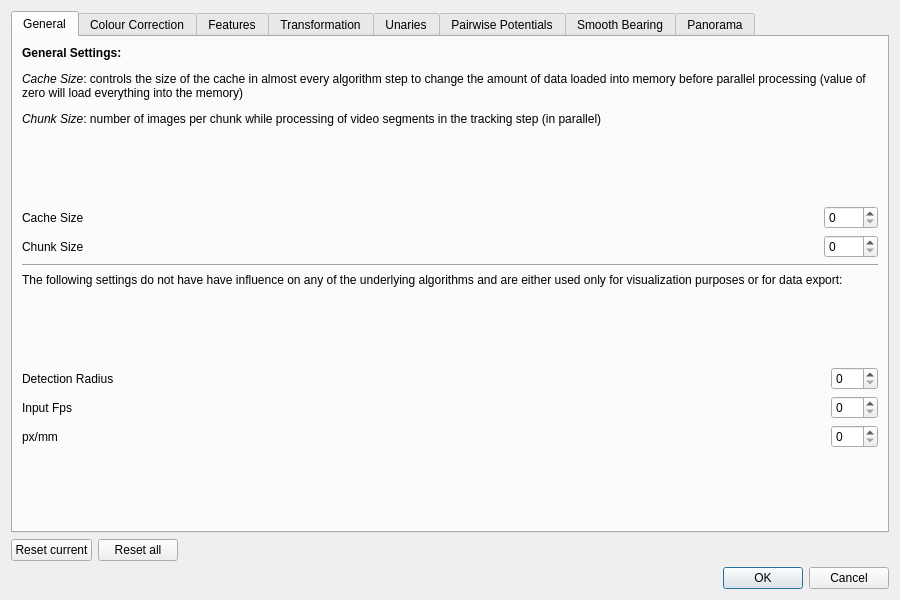
<?xml version="1.0" encoding="UTF-8"?>
<ui version="4.0">
 <class>PreferencesDialog</class>
 <widget class="QDialog" name="PreferencesDialog">
  <property name="geometry">
   <rect>
    <x>0</x>
    <y>0</y>
    <width>900</width>
    <height>600</height>
   </rect>
  </property>
  <property name="windowTitle">
   <string>Dialog</string>
  </property>
  <layout class="QVBoxLayout" name="verticalLayout">
   <item>
    <widget class="QTabWidget" name="tabWidget">
     <property name="tabShape">
      <enum>QTabWidget::Rounded</enum>
     </property>
     <property name="currentIndex">
      <number>0</number>
     </property>
     <widget class="QWidget" name="tabGeneral">
      <attribute name="title">
       <string>General</string>
      </attribute>
      <layout class="QVBoxLayout" name="verticalLayout_2">
       <item>
        <widget class="QLabel" name="label_12">
         <property name="text">
          <string>&lt;html&gt;&lt;head/&gt;&lt;body&gt;&lt;p&gt;&lt;span style=&quot; font-weight:600;&quot;&gt;General Settings:&lt;/span&gt;&lt;/p&gt;&lt;p&gt;&lt;span style=&quot; font-style:italic;&quot;&gt;Cache Size&lt;/span&gt;: controls the size of the cache in almost every algorithm step to change the amount of data loaded into memory before parallel processing (value of zero will load everything into the memory)&lt;/p&gt;&lt;p&gt;&lt;span style=&quot; font-style:italic;&quot;&gt;Chunk Size&lt;/span&gt;: number of images per chunk while processing of video segments in the tracking step (in parallel)&lt;/p&gt;&lt;/body&gt;&lt;/html&gt;</string>
         </property>
         <property name="textFormat">
          <enum>Qt::RichText</enum>
         </property>
         <property name="wordWrap">
          <bool>true</bool>
         </property>
        </widget>
       </item>
       <item>
        <spacer name="verticalSpacer_10">
         <property name="orientation">
          <enum>Qt::Vertical</enum>
         </property>
         <property name="sizeHint" stdset="0">
          <size>
           <width>20</width>
           <height>40</height>
          </size>
         </property>
        </spacer>
       </item>
       <item>
        <layout class="QGridLayout" name="gridLayout_5">
         <item row="0" column="0">
          <widget class="QLabel" name="label_20">
           <property name="text">
            <string>Cache Size</string>
           </property>
          </widget>
         </item>
         <item row="1" column="2">
          <widget class="QSpinBox" name="chunkSpin">
           <property name="maximum">
            <number>5000</number>
           </property>
           <property name="singleStep">
            <number>10</number>
           </property>
          </widget>
         </item>
         <item row="0" column="2">
          <widget class="QSpinBox" name="cacheSpin">
           <property name="maximum">
            <number>5000</number>
           </property>
           <property name="singleStep">
            <number>100</number>
           </property>
          </widget>
         </item>
         <item row="1" column="0">
          <widget class="QLabel" name="label_21">
           <property name="text">
            <string>Chunk Size</string>
           </property>
          </widget>
         </item>
         <item row="0" column="1">
          <spacer name="horizontalSpacer_4">
           <property name="orientation">
            <enum>Qt::Horizontal</enum>
           </property>
           <property name="sizeHint" stdset="0">
            <size>
             <width>40</width>
             <height>20</height>
            </size>
           </property>
          </spacer>
         </item>
        </layout>
       </item>
       <item>
        <widget class="Line" name="line">
         <property name="orientation">
          <enum>Qt::Horizontal</enum>
         </property>
        </widget>
       </item>
       <item>
        <widget class="QLabel" name="label_27">
         <property name="text">
          <string>The following settings do not have have influence on any of the underlying algorithms and are either used only for visualization purposes or for data export:</string>
         </property>
         <property name="wordWrap">
          <bool>true</bool>
         </property>
        </widget>
       </item>
       <item>
        <spacer name="verticalSpacer_15">
         <property name="orientation">
          <enum>Qt::Vertical</enum>
         </property>
         <property name="sizeHint" stdset="0">
          <size>
           <width>20</width>
           <height>40</height>
          </size>
         </property>
        </spacer>
       </item>
       <item>
        <layout class="QGridLayout" name="gridLayout_8">
         <property name="topMargin">
          <number>0</number>
         </property>
         <item row="0" column="1">
          <spacer name="horizontalSpacer_6">
           <property name="orientation">
            <enum>Qt::Horizontal</enum>
           </property>
           <property name="sizeHint" stdset="0">
            <size>
             <width>40</width>
             <height>20</height>
            </size>
           </property>
          </spacer>
         </item>
         <item row="1" column="0">
          <widget class="QLabel" name="label_28">
           <property name="text">
            <string>Input Fps</string>
           </property>
          </widget>
         </item>
         <item row="0" column="0">
          <widget class="QLabel" name="label_26">
           <property name="text">
            <string>Detection Radius</string>
           </property>
          </widget>
         </item>
         <item row="0" column="2">
          <widget class="QSpinBox" name="radiusSpin">
           <property name="maximum">
            <number>100</number>
           </property>
          </widget>
         </item>
         <item row="2" column="0">
          <widget class="QLabel" name="label_29">
           <property name="text">
            <string>px/mm</string>
           </property>
          </widget>
         </item>
         <item row="1" column="2">
          <widget class="QSpinBox" name="fpsSpin">
           <property name="maximum">
            <number>250</number>
           </property>
          </widget>
         </item>
         <item row="2" column="2">
          <widget class="QSpinBox" name="pxMmSpin"/>
         </item>
        </layout>
       </item>
       <item>
        <spacer name="verticalSpacer_9">
         <property name="orientation">
          <enum>Qt::Vertical</enum>
         </property>
         <property name="sizeHint" stdset="0">
          <size>
           <width>20</width>
           <height>40</height>
          </size>
         </property>
        </spacer>
       </item>
      </layout>
     </widget>
     <widget class="QWidget" name="tabColour">
      <attribute name="title">
       <string>Colour Correction</string>
      </attribute>
      <layout class="QGridLayout" name="gridLayout">
       <item row="2" column="0" colspan="2">
        <widget class="QCheckBox" name="enableColourCorrection">
         <property name="text">
          <string>Enable Colour Correction</string>
         </property>
        </widget>
       </item>
       <item row="1" column="0">
        <spacer name="verticalSpacer_2">
         <property name="orientation">
          <enum>Qt::Vertical</enum>
         </property>
         <property name="sizeHint" stdset="0">
          <size>
           <width>20</width>
           <height>40</height>
          </size>
         </property>
        </spacer>
       </item>
       <item row="5" column="3">
        <widget class="QLabel" name="label_18">
         <property name="text">
          <string>%</string>
         </property>
        </widget>
       </item>
       <item row="0" column="0" colspan="2">
        <widget class="QLabel" name="label_4">
         <property name="maximumSize">
          <size>
           <width>16777215</width>
           <height>16777215</height>
          </size>
         </property>
         <property name="text">
          <string>&lt;html&gt;&lt;head/&gt;&lt;body&gt;&lt;p&gt;&lt;span style=&quot; font-weight:600;&quot;&gt;Warning: This feature is not yet implemented and has no effect!&lt;/span&gt;&lt;/p&gt;&lt;p&gt;Set a fraction of the corresponding colour channels for a colour correction. This can be left untouched in most cases. &lt;/p&gt;&lt;/body&gt;&lt;/html&gt;</string>
         </property>
         <property name="wordWrap">
          <bool>true</bool>
         </property>
        </widget>
       </item>
       <item row="6" column="3">
        <widget class="QLabel" name="label_16">
         <property name="text">
          <string>%</string>
         </property>
        </widget>
       </item>
       <item row="6" column="1">
        <spacer name="horizontalSpacer">
         <property name="orientation">
          <enum>Qt::Horizontal</enum>
         </property>
         <property name="sizeHint" stdset="0">
          <size>
           <width>40</width>
           <height>20</height>
          </size>
         </property>
        </spacer>
       </item>
       <item row="4" column="2">
        <widget class="QSpinBox" name="redSpin">
         <property name="enabled">
          <bool>false</bool>
         </property>
         <property name="maximum">
          <number>200</number>
         </property>
         <property name="value">
          <number>0</number>
         </property>
        </widget>
       </item>
       <item row="5" column="0">
        <widget class="QLabel" name="label_2">
         <property name="text">
          <string>Green</string>
         </property>
        </widget>
       </item>
       <item row="9" column="0">
        <spacer name="verticalSpacer">
         <property name="orientation">
          <enum>Qt::Vertical</enum>
         </property>
         <property name="sizeHint" stdset="0">
          <size>
           <width>20</width>
           <height>40</height>
          </size>
         </property>
        </spacer>
       </item>
       <item row="4" column="3">
        <widget class="QLabel" name="label_17">
         <property name="text">
          <string>%</string>
         </property>
        </widget>
       </item>
       <item row="6" column="2">
        <widget class="QSpinBox" name="blueSpin">
         <property name="enabled">
          <bool>false</bool>
         </property>
         <property name="maximum">
          <number>200</number>
         </property>
         <property name="value">
          <number>0</number>
         </property>
        </widget>
       </item>
       <item row="6" column="0">
        <widget class="QLabel" name="label">
         <property name="text">
          <string>Blue</string>
         </property>
        </widget>
       </item>
       <item row="4" column="0">
        <widget class="QLabel" name="label_3">
         <property name="text">
          <string>Red</string>
         </property>
        </widget>
       </item>
       <item row="5" column="2">
        <widget class="QSpinBox" name="greenSpin">
         <property name="enabled">
          <bool>false</bool>
         </property>
         <property name="maximum">
          <number>200</number>
         </property>
         <property name="value">
          <number>0</number>
         </property>
        </widget>
       </item>
      </layout>
     </widget>
     <widget class="QWidget" name="tabFeatures">
      <attribute name="title">
       <string>Features</string>
      </attribute>
      <layout class="QGridLayout" name="gridLayout_7">
       <item row="3" column="0">
        <widget class="QLabel" name="label_22">
         <property name="text">
          <string>Number of Extracted Features</string>
         </property>
        </widget>
       </item>
       <item row="2" column="0">
        <widget class="QLabel" name="label_23">
         <property name="text">
          <string>Feature Type</string>
         </property>
        </widget>
       </item>
       <item row="4" column="0">
        <spacer name="verticalSpacer_14">
         <property name="orientation">
          <enum>Qt::Vertical</enum>
         </property>
         <property name="sizeHint" stdset="0">
          <size>
           <width>20</width>
           <height>40</height>
          </size>
         </property>
        </spacer>
       </item>
       <item row="1" column="0">
        <spacer name="verticalSpacer_13">
         <property name="orientation">
          <enum>Qt::Vertical</enum>
         </property>
         <property name="sizeHint" stdset="0">
          <size>
           <width>20</width>
           <height>40</height>
          </size>
         </property>
        </spacer>
       </item>
       <item row="3" column="2">
        <widget class="QSpinBox" name="numFeaturesSpin">
         <property name="maximum">
          <number>10000</number>
         </property>
         <property name="singleStep">
          <number>100</number>
         </property>
        </widget>
       </item>
       <item row="3" column="1">
        <spacer name="horizontalSpacer_5">
         <property name="orientation">
          <enum>Qt::Horizontal</enum>
         </property>
         <property name="sizeHint" stdset="0">
          <size>
           <width>40</width>
           <height>20</height>
          </size>
         </property>
        </spacer>
       </item>
       <item row="2" column="2">
        <widget class="QComboBox" name="featureCombo"/>
       </item>
       <item row="0" column="0" colspan="3">
        <widget class="QLabel" name="label_15">
         <property name="text">
          <string>&lt;html&gt;&lt;head/&gt;&lt;body&gt;&lt;p&gt;&lt;span style=&quot; font-weight:600;&quot;&gt;Feature Settings:&lt;/span&gt;&lt;/p&gt;&lt;p&gt;Controls the feature computation. ORB is much faster but less acurate than SIFT. Setting the number of extracted feature points to zero implies unlimited feature points. This is the most accurate setting, albeit relatively slow. &lt;/p&gt;&lt;/body&gt;&lt;/html&gt;</string>
         </property>
         <property name="wordWrap">
          <bool>true</bool>
         </property>
        </widget>
       </item>
      </layout>
     </widget>
     <widget class="QWidget" name="tabTransformation">
      <attribute name="title">
       <string>Transformation</string>
      </attribute>
      <layout class="QGridLayout" name="gridLayout_6">
       <item row="5" column="0">
        <widget class="QLabel" name="label_14">
         <property name="text">
          <string>Maximal Reprojection Error</string>
         </property>
        </widget>
       </item>
       <item row="4" column="0">
        <widget class="QLabel" name="label_13">
         <property name="text">
          <string>Minimal Nearest Neighbour Ratio</string>
         </property>
        </widget>
       </item>
       <item row="5" column="1">
        <widget class="QDoubleSpinBox" name="maxReprojSpin">
         <property name="maximum">
          <double>100.000000000000000</double>
         </property>
        </widget>
       </item>
       <item row="4" column="1">
        <widget class="QDoubleSpinBox" name="nnRatioSpin">
         <property name="maximum">
          <double>10.000000000000000</double>
         </property>
         <property name="singleStep">
          <double>0.100000000000000</double>
         </property>
        </widget>
       </item>
       <item row="2" column="0">
        <widget class="QCheckBox" name="removeCamMotion">
         <property name="text">
          <string>Remove Camera Motion</string>
         </property>
        </widget>
       </item>
       <item row="1" column="0" colspan="2">
        <spacer name="verticalSpacer_11">
         <property name="orientation">
          <enum>Qt::Vertical</enum>
         </property>
         <property name="sizeHint" stdset="0">
          <size>
           <width>20</width>
           <height>40</height>
          </size>
         </property>
        </spacer>
       </item>
       <item row="6" column="0" colspan="2">
        <spacer name="verticalSpacer_12">
         <property name="orientation">
          <enum>Qt::Vertical</enum>
         </property>
         <property name="sizeHint" stdset="0">
          <size>
           <width>20</width>
           <height>40</height>
          </size>
         </property>
        </spacer>
       </item>
       <item row="0" column="0" colspan="2">
        <widget class="QLabel" name="label_24">
         <property name="text">
          <string>&lt;html&gt;&lt;head/&gt;&lt;body&gt;&lt;p&gt;&lt;span style=&quot; font-weight:600;&quot;&gt;Transformation Settings:&lt;/span&gt;&lt;/p&gt;&lt;p&gt;This controls the transformation settings needed to compensate camera motion. Usally only the flag &lt;span style=&quot; font-style:italic;&quot;&gt;Remove Camera Motion &lt;/span&gt;is needed depending on your scenario. If you have a stationary camera (e.g. on a tripod), you should uncheck the checkbox.&lt;/p&gt;&lt;/body&gt;&lt;/html&gt;</string>
         </property>
         <property name="wordWrap">
          <bool>true</bool>
         </property>
        </widget>
       </item>
      </layout>
     </widget>
     <widget class="QWidget" name="tabUnaries">
      <attribute name="title">
       <string>Unaries</string>
      </attribute>
      <layout class="QGridLayout" name="gridLayout_2">
       <item row="0" column="0" colspan="2">
        <spacer name="verticalSpacer_3">
         <property name="orientation">
          <enum>Qt::Vertical</enum>
         </property>
         <property name="sizeHint" stdset="0">
          <size>
           <width>20</width>
           <height>40</height>
          </size>
         </property>
        </spacer>
       </item>
       <item row="13" column="1">
        <widget class="QDoubleSpinBox" name="manualMultiplierSpin">
         <property name="maximum">
          <double>99.000000000000000</double>
         </property>
        </widget>
       </item>
       <item row="4" column="0">
        <widget class="QLabel" name="label_5">
         <property name="text">
          <string>Subsample</string>
         </property>
        </widget>
       </item>
       <item row="12" column="0">
        <widget class="QLabel" name="label_7">
         <property name="text">
          <string>Suppress</string>
         </property>
        </widget>
       </item>
       <item row="7" column="0">
        <widget class="QLabel" name="label_6">
         <property name="text">
          <string>Sigma</string>
         </property>
        </widget>
       </item>
       <item row="12" column="1">
        <widget class="QDoubleSpinBox" name="suppressSpin">
         <property name="maximum">
          <double>99.000000000000000</double>
         </property>
        </widget>
       </item>
       <item row="9" column="0" colspan="2">
        <widget class="QCheckBox" name="removeRedLasersCheck">
         <property name="text">
          <string>Remove Red Lasers</string>
         </property>
        </widget>
       </item>
       <item row="15" column="0" colspan="2">
        <spacer name="verticalSpacer_4">
         <property name="orientation">
          <enum>Qt::Vertical</enum>
         </property>
         <property name="sizeHint" stdset="0">
          <size>
           <width>20</width>
           <height>40</height>
          </size>
         </property>
        </spacer>
       </item>
       <item row="7" column="1">
        <widget class="QDoubleSpinBox" name="unarySigmaSpin">
         <property name="maximum">
          <double>999.000000000000000</double>
         </property>
        </widget>
       </item>
       <item row="4" column="1">
        <widget class="QDoubleSpinBox" name="subsampleSpin">
         <property name="decimals">
          <number>2</number>
         </property>
         <property name="maximum">
          <double>1.000000000000000</double>
         </property>
         <property name="singleStep">
          <double>0.100000000000000</double>
         </property>
        </widget>
       </item>
       <item row="13" column="0">
        <widget class="QLabel" name="label_19">
         <property name="text">
          <string>Manual Tracking Multiplier</string>
         </property>
        </widget>
       </item>
       <item row="1" column="0">
        <spacer name="horizontalSpacer_3">
         <property name="orientation">
          <enum>Qt::Horizontal</enum>
         </property>
         <property name="sizeHint" stdset="0">
          <size>
           <width>40</width>
           <height>20</height>
          </size>
         </property>
        </spacer>
       </item>
       <item row="14" column="0">
        <widget class="QLabel" name="label_25">
         <property name="text">
          <string>Manual Unary Size</string>
         </property>
        </widget>
       </item>
       <item row="14" column="1">
        <widget class="QSpinBox" name="manualUnarySizeSpin"/>
       </item>
      </layout>
     </widget>
     <widget class="QWidget" name="tabPairwise">
      <attribute name="title">
       <string>Pairwise Potentials</string>
      </attribute>
      <layout class="QGridLayout" name="gridLayout_3">
       <item row="4" column="0">
        <widget class="QLabel" name="label_9">
         <property name="text">
          <string>Size</string>
         </property>
        </widget>
       </item>
       <item row="5" column="0" colspan="2">
        <spacer name="verticalSpacer_5">
         <property name="orientation">
          <enum>Qt::Vertical</enum>
         </property>
         <property name="sizeHint" stdset="0">
          <size>
           <width>20</width>
           <height>40</height>
          </size>
         </property>
        </spacer>
       </item>
       <item row="2" column="0">
        <widget class="QLabel" name="label_8">
         <property name="text">
          <string>Sigma</string>
         </property>
        </widget>
       </item>
       <item row="0" column="0" colspan="2">
        <spacer name="verticalSpacer_6">
         <property name="orientation">
          <enum>Qt::Vertical</enum>
         </property>
         <property name="sizeHint" stdset="0">
          <size>
           <width>20</width>
           <height>40</height>
          </size>
         </property>
        </spacer>
       </item>
       <item row="2" column="1">
        <widget class="QDoubleSpinBox" name="pairwiseSigmaSpin">
         <property name="maximum">
          <double>999.000000000000000</double>
         </property>
        </widget>
       </item>
       <item row="4" column="1">
        <widget class="QSpinBox" name="pairwiseSizeSpin">
         <property name="maximum">
          <number>200</number>
         </property>
        </widget>
       </item>
      </layout>
     </widget>
     <widget class="QWidget" name="tabSmoothBearing">
      <attribute name="title">
       <string>Smooth Bearing</string>
      </attribute>
      <layout class="QGridLayout" name="gridLayout_4">
       <item row="1" column="0" colspan="2">
        <widget class="QCheckBox" name="enableSmoothBearing">
         <property name="text">
          <string>Enable Smooth Bearing Calculation</string>
         </property>
        </widget>
       </item>
       <item row="2" column="0">
        <widget class="QLabel" name="label_10">
         <property name="text">
          <string>Window Size</string>
         </property>
        </widget>
       </item>
       <item row="3" column="1">
        <widget class="QSpinBox" name="smoothBearingOutlierTolSpin">
         <property name="enabled">
          <bool>false</bool>
         </property>
        </widget>
       </item>
       <item row="3" column="0">
        <widget class="QLabel" name="label_11">
         <property name="text">
          <string>Outlier Tolerance</string>
         </property>
        </widget>
       </item>
       <item row="2" column="1">
        <widget class="QSpinBox" name="smoothBearingWindowSpin">
         <property name="enabled">
          <bool>false</bool>
         </property>
        </widget>
       </item>
       <item row="0" column="0" colspan="2">
        <spacer name="verticalSpacer_7">
         <property name="orientation">
          <enum>Qt::Vertical</enum>
         </property>
         <property name="sizeHint" stdset="0">
          <size>
           <width>20</width>
           <height>40</height>
          </size>
         </property>
        </spacer>
       </item>
       <item row="4" column="0" colspan="2">
        <spacer name="verticalSpacer_8">
         <property name="orientation">
          <enum>Qt::Vertical</enum>
         </property>
         <property name="sizeHint" stdset="0">
          <size>
           <width>20</width>
           <height>40</height>
          </size>
         </property>
        </spacer>
       </item>
      </layout>
     </widget>
     <widget class="QWidget" name="tabPano">
      <attribute name="title">
       <string>Panorama</string>
      </attribute>
     </widget>
    </widget>
   </item>
   <item>
    <layout class="QHBoxLayout" name="horizontalLayout">
     <property name="topMargin">
      <number>0</number>
     </property>
     <item>
      <widget class="QPushButton" name="resetButton">
       <property name="text">
        <string>Reset current</string>
       </property>
      </widget>
     </item>
     <item>
      <widget class="QPushButton" name="resetAllButton">
       <property name="text">
        <string>Reset all</string>
       </property>
      </widget>
     </item>
     <item>
      <spacer name="horizontalSpacer_2">
       <property name="orientation">
        <enum>Qt::Horizontal</enum>
       </property>
       <property name="sizeHint" stdset="0">
        <size>
         <width>40</width>
         <height>20</height>
        </size>
       </property>
      </spacer>
     </item>
    </layout>
   </item>
   <item>
    <widget class="QDialogButtonBox" name="buttonBox">
     <property name="orientation">
      <enum>Qt::Horizontal</enum>
     </property>
     <property name="standardButtons">
      <set>QDialogButtonBox::Cancel|QDialogButtonBox::Ok</set>
     </property>
    </widget>
   </item>
  </layout>
 </widget>
 <resources/>
 <connections>
  <connection>
   <sender>buttonBox</sender>
   <signal>accepted()</signal>
   <receiver>PreferencesDialog</receiver>
   <slot>accept()</slot>
   <hints>
    <hint type="sourcelabel">
     <x>248</x>
     <y>254</y>
    </hint>
    <hint type="destinationlabel">
     <x>157</x>
     <y>274</y>
    </hint>
   </hints>
  </connection>
  <connection>
   <sender>buttonBox</sender>
   <signal>rejected()</signal>
   <receiver>PreferencesDialog</receiver>
   <slot>reject()</slot>
   <hints>
    <hint type="sourcelabel">
     <x>316</x>
     <y>260</y>
    </hint>
    <hint type="destinationlabel">
     <x>286</x>
     <y>274</y>
    </hint>
   </hints>
  </connection>
 </connections>
</ui>
